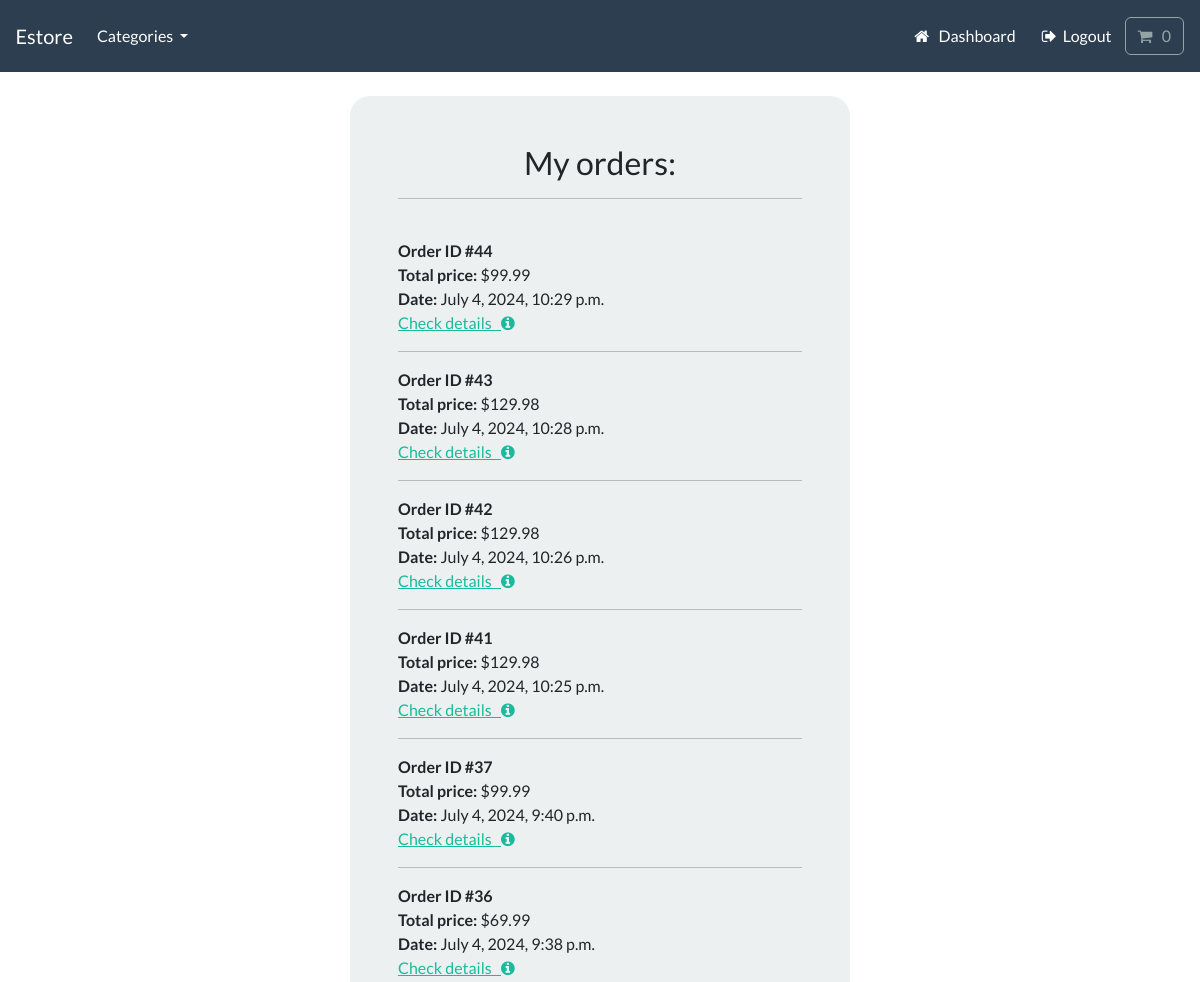
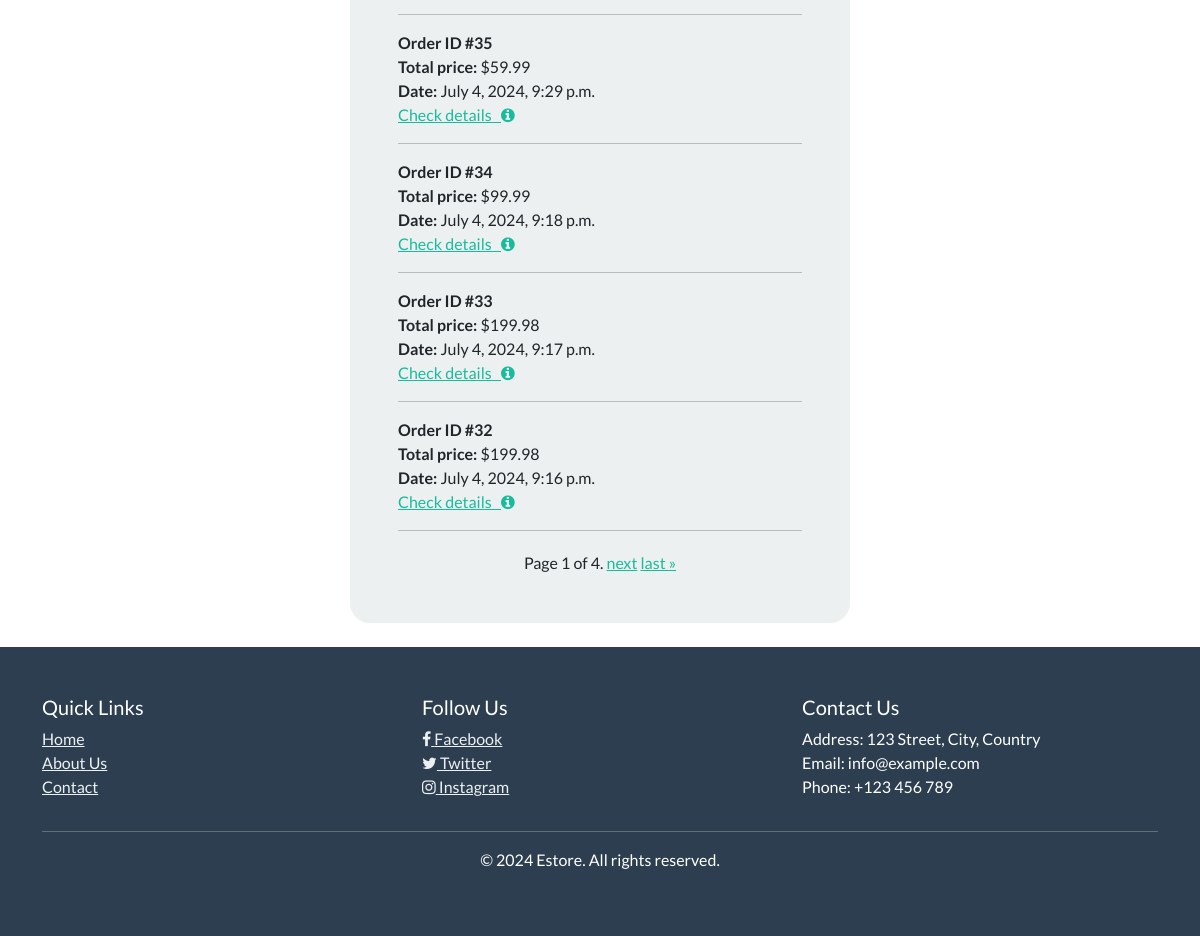
The page /account/my-orders (signed in) on the database as committed earlier (2 pictures, top to bottom).
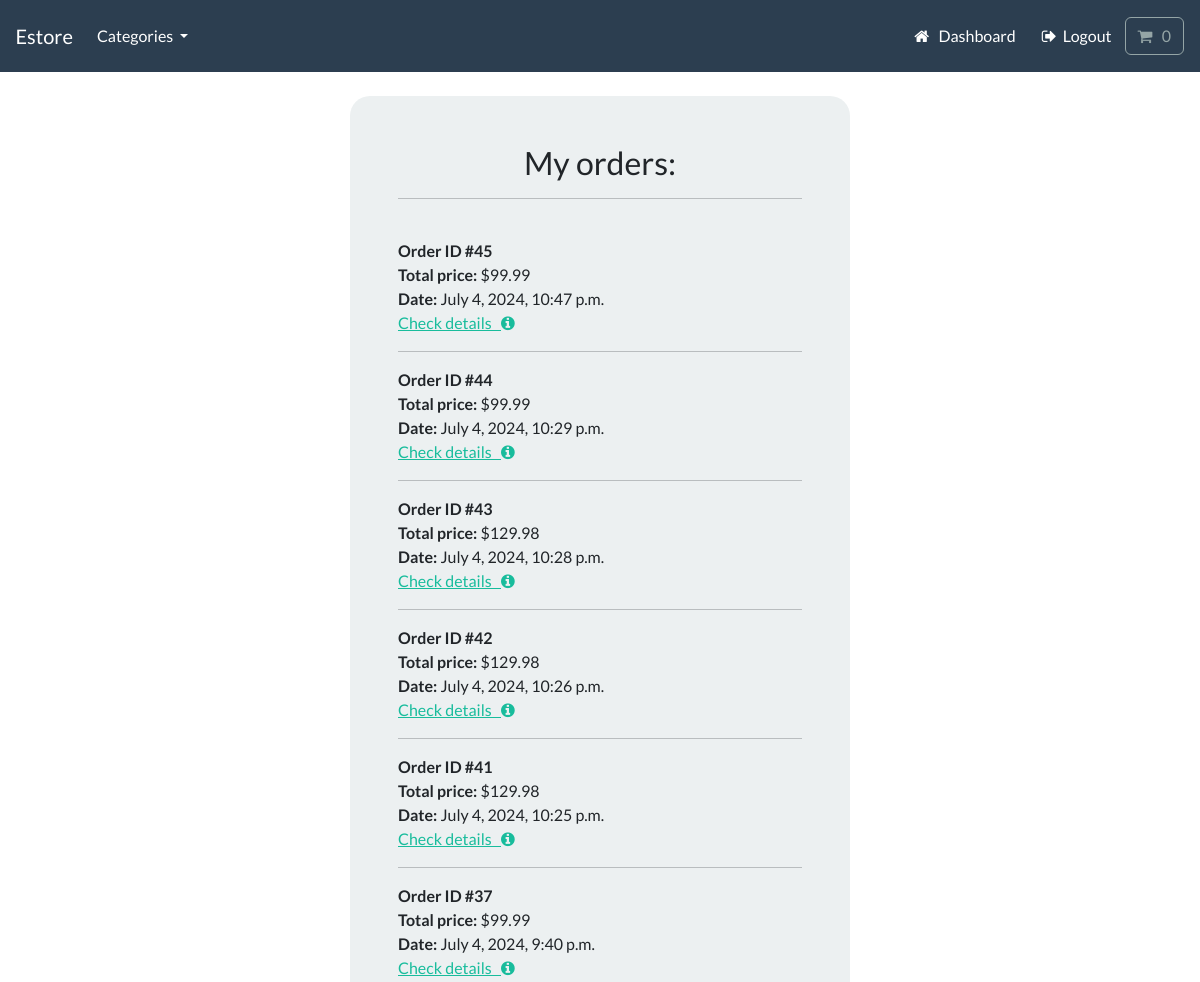
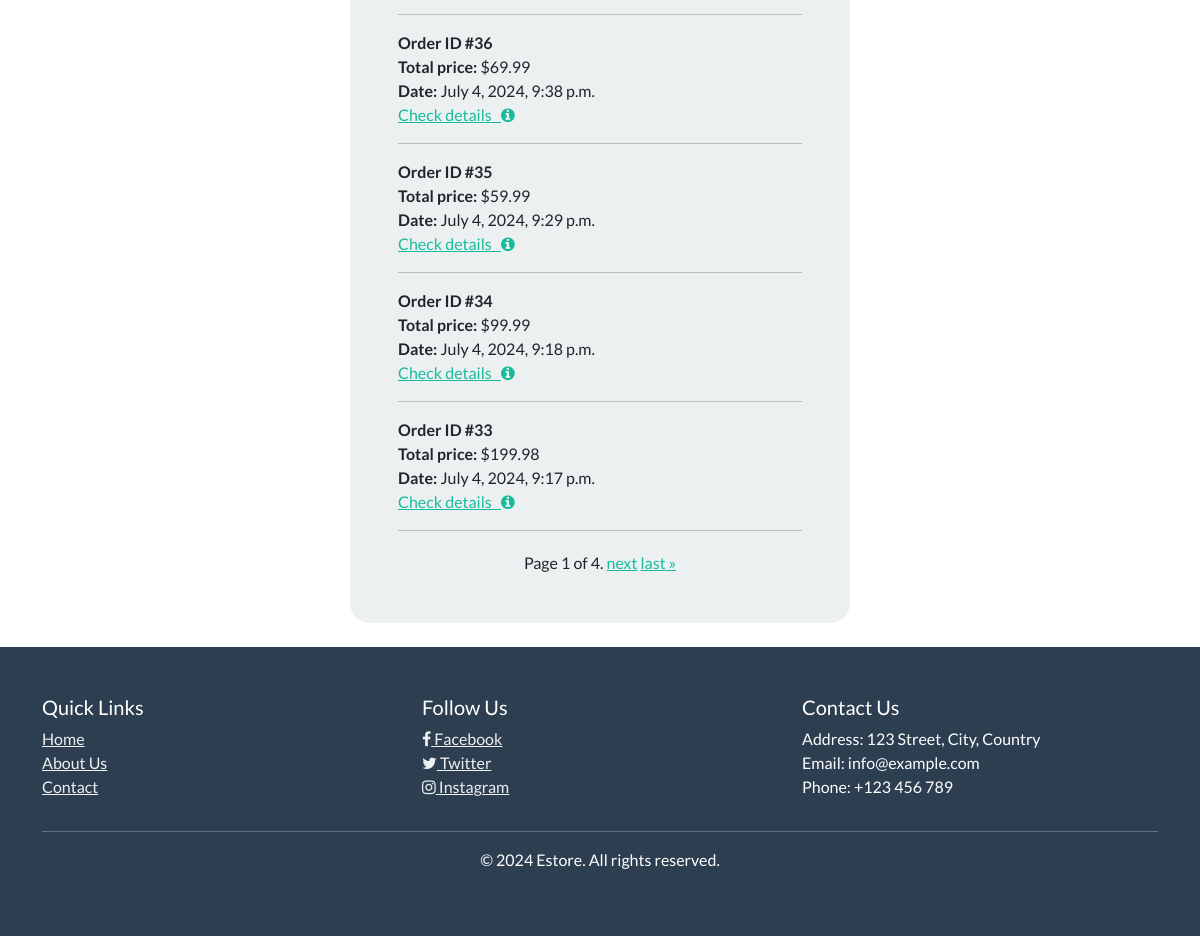
The same page on the database as committed later (2 pictures, top to bottom).
### payment/models.py (models this page shows, shortened)
class Order(models.Model):
    full_name = models.CharField(max_length=300)
    email = models.EmailField(max_length=255)
    shipping_address = models.TextField(max_length=1000)
    paid_amount = models.DecimalField(max_digits=6, decimal_places=2)
    order_date = models.DateTimeField(auto_now_add=True)
    user = models.ForeignKey(User, on_delete=models.CASCADE, null=True, blank=True)
    class Meta:
        verbose_name_plural = "Order"

### account/views.py (the view)
# urls.py: path("my-orders", views.my_orders, name="my-orders"),
@login_required(login_url="my-login")
def my_orders(request):
    orders_list = Order.objects.filter(user=request.user).order_by("-order_date")
    paginator = Paginator(orders_list, 10)
    page = request.GET.get("page")
    try:
        orders = paginator.page(page)
    except PageNotAnInteger:
        orders = paginator.page(1)
    except EmptyPage:
        orders = paginator.page(paginator.num_pages)
    context = {"orders": orders}
    return render(request, "account/my-orders.html", context)

### cart/cart.py (called while the page is built)
    def __len__(self):
        return sum(item["qty"] for item in self.cart.values())

### cart/context_processors.py (called while the page is built)
def cart(request):
    return {"cart": Cart(request)}

### store/models.py (called while the page is built)
    def get_absolute_url(self):
        return reverse("list-category", args=[self.slug])

### store/views.py (called while the page is built)
def categories(request):
    all_categories = Category.objects.all()
    return {"all_categories": all_categories}

### account/templates/account/my-orders.html (shortened to what this page needs)
{% extends "store/base.html" %}
{% load static %}
{% load crispy_forms_tags %}
{% block content %}
<div class="container bg-light shadow-md p-5 form-layout">
    <h3 class="text-center">My orders:</h3>
    <hr>
    <br>
    {% for order in orders %}
    <strong>Order ID #{{ order.id }}</strong>
    <br>
    <strong>Total price:</strong> ${{ order.paid_amount }}
    <br>
    <strong>Date:</strong> {{ order.order_date }}
    <br>
    <a href="{% url 'order-detail' order.id %}" class="">Check details &nbsp; <i class="fa fa-info-circle"
            aria-hidden="true"></i> </a>
    <hr>
    {% endfor %}
    <div class="pagination">
        <span class="step-links">
            <span class="current">
                Page {{ orders.number }} of {{ orders.paginator.num_pages }}.
            </span>
            {% if orders.has_next %}
            <a href="?page={{ orders.next_page_number }}">next</a>
            <a href="?page={{ orders.paginator.num_pages }}">last &raquo;</a>
            {% endif %}
        </span>
    </div>
</div>
<br>
{% endblock %}

### store/templates/store/base.html (shortened to what this page needs)
{% load static %}
<!DOCTYPE html>
<html lang="en">
<head>
    <link rel="stylesheet" href="https://bootswatch.com/5/flatly/bootstrap.min.css">
    <link rel="stylesheet" href="https://cdnjs.cloudflare.com/ajax/libs/font-awesome/4.7.0/css/font-awesome.min.css">
    <link rel="stylesheet" type="text/css" href="{% static "css/styles.css" %}">
</head>
<body>
    <nav class="navbar navbar-expand-lg bg-primary justify-content-center">
        <a class="navbar-brand main-heading text-white" href="{% url 'store' %}">
            &nbsp; &nbsp; Estore
        </a>
        <div class="collapse navbar-collapse" id="navbarCollapse">
            <ul class="navbar-nav me-auto mb-2 mb-lg-0">
                <li class="nav-item dropdown">
                    <a
                        class="nav-link dropdown-toggle text-white"
                        href="#"
                        id="navbarDropdown"
                        role="button"
                        data-bs-toggle="dropdown"
                        aria-expanded="false"
                    >
                        Categories
                    </a>
                </li>
            </ul>
            <ul class="navbar-nav ms-auto me-3">
                {% if user.is_authenticated %}
                    <li class="nav-item">
                        <a class="btn btn-alert navbar-btn text-white" type="button" href="{% url "dashboard" %}"><i class="fa fa-home" aria-hidden="true"></i> &nbsp; Dashboard</a>
                    </li>
                {% else %}
                    <li class="nav-item">
                        <a class="btn btn-alert navbar-btn text-white" type="button" href="{% url "register" %}">Register</a>
                    </li>
                {% endif %}
                {% if user.is_authenticated %}
                    <li class="nav-item">
                        <a class="btn btn-alert navbar-btn text-white" type="button" href="{% url "user-logout" %}"><i class="fa fa-sign-out" aria-hidden="true"></i> &nbsp;Logout</a>
                    </li>
                {% else %}
                    <li class="nav-item">
                        <a class="btn btn-alert navbar-btn text-white" type="button" href="{% url "my-login" %}">Login</a>
                    </li>
                {% endif %}
                <li class="nav-item">
                    <a
                        type="button"
                        role="button"
                        href="{% url "cart-summary" %}"
                        class="btn btn-outline-secondary"
                    >
                        <i class="fa fa-shopping-cart" aria-hidden="true"></i>
                        <div id="cart-qty" class="d-inline-flex">
                            {% with qty_amount=cart|length %}
                                {% if qty_amount > 0 %}
                                    {{qty_amount}}
                                {% else %}
                                    0
                                {% endif %}
                            {% endwith %}
                        </div>
                    </a>
                </li>
            </ul>
        </div>
    </nav>
    <div class="container mt-4">
        {% block content %}
        {% endblock %}
    </div>
    <footer class="footer bg-primary text-white py-5">
        <div class="container">
            <div class="row">
                <div class="col-md-4">
                    <h5>Quick Links</h5>
                    <ul class="list-unstyled">
                        <li><a href="{% url 'store' %}" class="text-light">Home</a></li>
                        <li><a href="{% url 'store' %}" class="text-light">About Us</a></li>
                        <li><a href="{% url 'store' %}" class="text-light">Contact</a></li>
                    </ul>
                </div>
                <div class="col-md-4">
                    <h5>Follow Us</h5>
                    <ul class="list-unstyled">
                        <li><a href="#" class="text-light"><i class="fa fa-facebook"></i> Facebook</a></li>
                        <li><a href="#" class="text-light"><i class="fa fa-twitter"></i> Twitter</a></li>
                        <li><a href="#" class="text-light"><i class="fa fa-instagram"></i> Instagram</a></li>
                    </ul>
                </div>
                <div class="col-md-4">
                    <h5>Contact Us</h5>
                    <ul class="list-unstyled">
                        <li>Address: 123 Street, City, Country</li>
                        <li>Email: info@example.com</li>
                        <li>Phone: +123 456 789</li>
                    </ul>
                </div>
            </div>
            <hr>
            <div class="row">
                <div class="col-12 text-center">
                    <p>&copy; 2024 Estore. All rights reserved.</p>
                </div>
            </div>
        </div>
    </footer>
</body>
</html>

### static/css/styles.css (style rules this page uses)
.pagination { display: flex; justify-content: center; margin-top: 20px; }
.form-layout { border-radius: 20px; width: 500px; }

Rows that differ between the two databases and show on the page:
no longer on this page (row unchanged): Order: id "32", paid_amount "199.98", order_date "July 4, 2024, 9:16 p.m."
added Order: id "45", paid_amount "99.99", order_date "July 4, 2024, 10:47 p.m."
